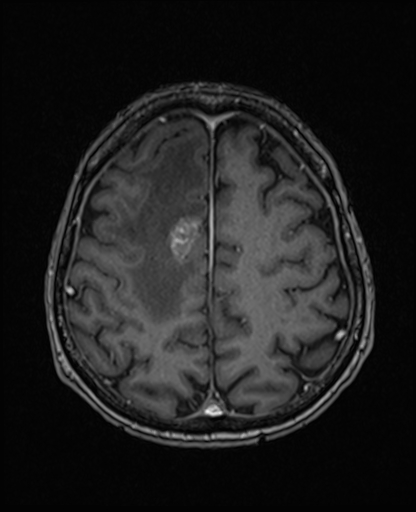
//> input picture Analyze/build/MR.386801.Image 147.jpg, 416 x 512 px
$ ./main '../build/MR.386801.Image 147.jpg'   (built with g++ and OpenCV 4)
//> lines starting //> are read from the running program, lines starting //| are printed output that depends on the picture; after the words box and inside, x2 and y2 are one past the last pixel; in counts of white or black regions, pixels touching at a corner belong together
#include <opencv2/opencv.hpp>

using namespace cv;

int main(int argc, char* argv[])
{
	Mat originalMat = imread(argv[1], IMREAD_GRAYSCALE); //input image
//> originalMat is the input picture: 512 rows x 416 cols, CV_8UC1; min 2, max 243, mean 31.4
	imshow("Original", originalMat);

	Ptr<CLAHE> clahe = createCLAHE();
	clahe->setClipLimit(0.5);

	//Mat grayscaledMat;
	//clahe->apply(originalMat, grayscaledMat);

	fastNlMeansDenoising(originalMat, originalMat, 3, 7, 21);

	Mat thresholdedMat = originalMat.clone();
	threshold(originalMat, thresholdedMat, 30, 255, CV_THRESH_BINARY);
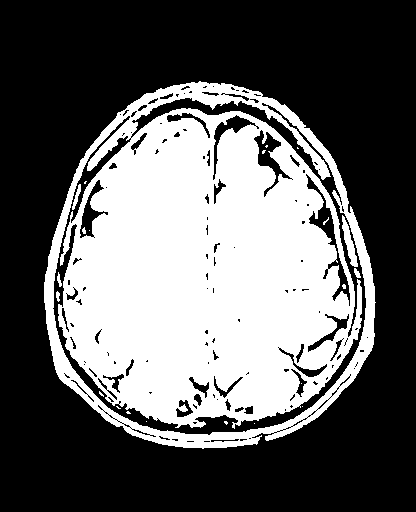
//> thresholdedMat: 512 rows x 416 cols, CV_8UC1; 38.4% white; 22 white regions (15 under 20 px)

	std::vector<std::vector<Point>> contours;
	Mat contourOutput = thresholdedMat.clone();
	findContours(contourOutput, contours, CV_RETR_EXTERNAL, CV_CHAIN_APPROX_SIMPLE);
//> contours = 1 contour; box (x1, y1, x2, y2) and area: (44, 81, 376, 449) 95113

	threshold(originalMat, originalMat, 0, 200, CV_THRESH_OTSU);
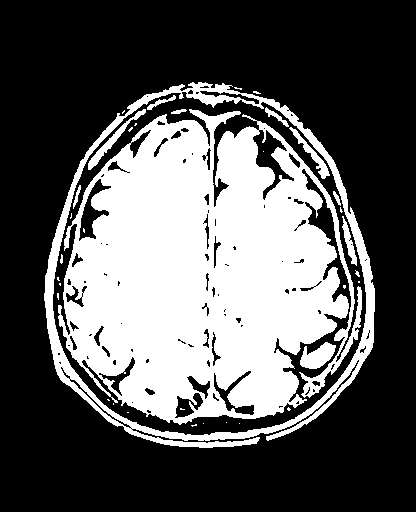
//> originalMat: 512 rows x 416 cols, CV_8UC1; values 0 (black) and 200 (white), 35.2% white; 36 white regions (24 under 20 px), largest, box (x1, y1, x2, y2) and area: (58, 109, 362, 425) 63200, (44, 82, 375, 448) 9513, (300, 342, 336, 369) 590

	Mat contourImage = originalMat.clone();
	Scalar colors[3];
	colors[0] = Scalar(255, 0, 0);
	for (size_t idx = 0; idx < contours.size(); idx++) {
		drawContours(contourImage, contours, idx, colors[idx % 3]);
	}
//> this loop made 1 pass
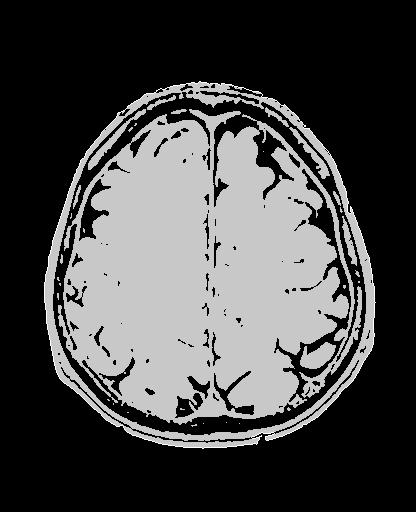
//> contourImage: 512 rows x 416 cols, CV_8UC1; 0.51% of pixels changed, all inside (x1, y1, x2, y2) = (44, 81, 376, 449)

	std::cout << contours.size() << "\n";
//| 1
	RotatedRect minimalRect = fitEllipse(contours[0]);
//> minimalRect = centre (207.5, 271.5), size (326.6, 369.8), angle 177.7
	Point2f vertices[4];
	minimalRect.points(vertices);
//> vertices = 4 Points (x, y): [363.2, 80.13], [378.2, 449.7], [51.92, 463], [36.85, 93.44]
	for (int i = 0; i < 4; i++) {
		line(contourImage, vertices[i], vertices[(i + 1) % 4], Scalar(255), 2);
	}
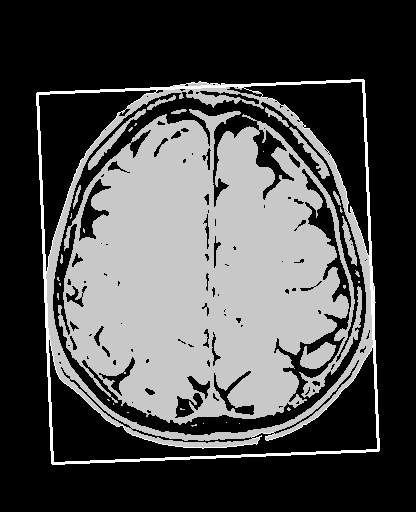
//> contourImage: 512 rows x 416 cols, CV_8UC1; 1.89% of pixels changed, all inside (x1, y1, x2, y2) = (36, 79, 380, 465)

	imshow("Final", contourImage);

	waitKey();
}
